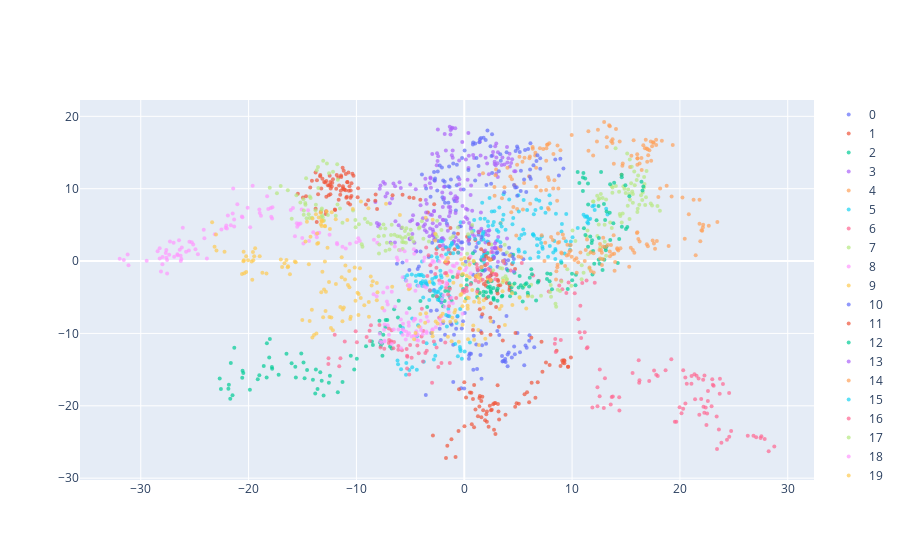

Notebook source saved alongside this figure:
### Code cell
plotter(xs, style='.', reduce_kwargs={'ndims': 2})
